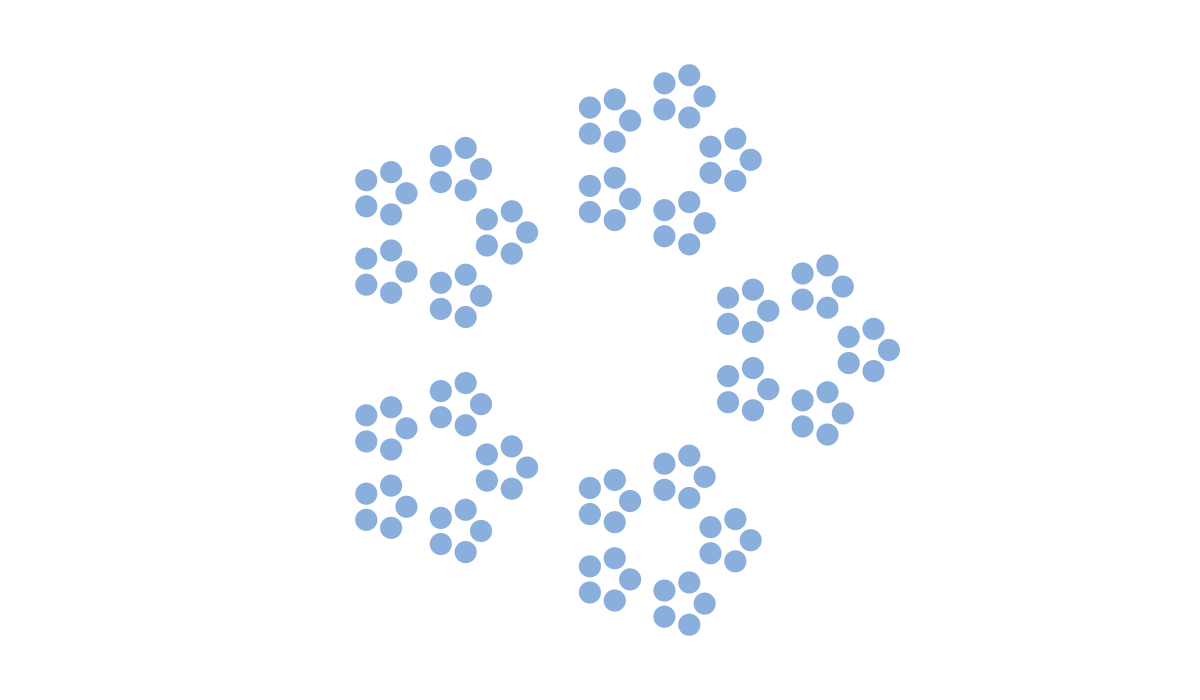
Frame 1 (no input)
Frame 60 (the mouse pressed at the canvas centre just before this capture): identical to frame 1, image omitted
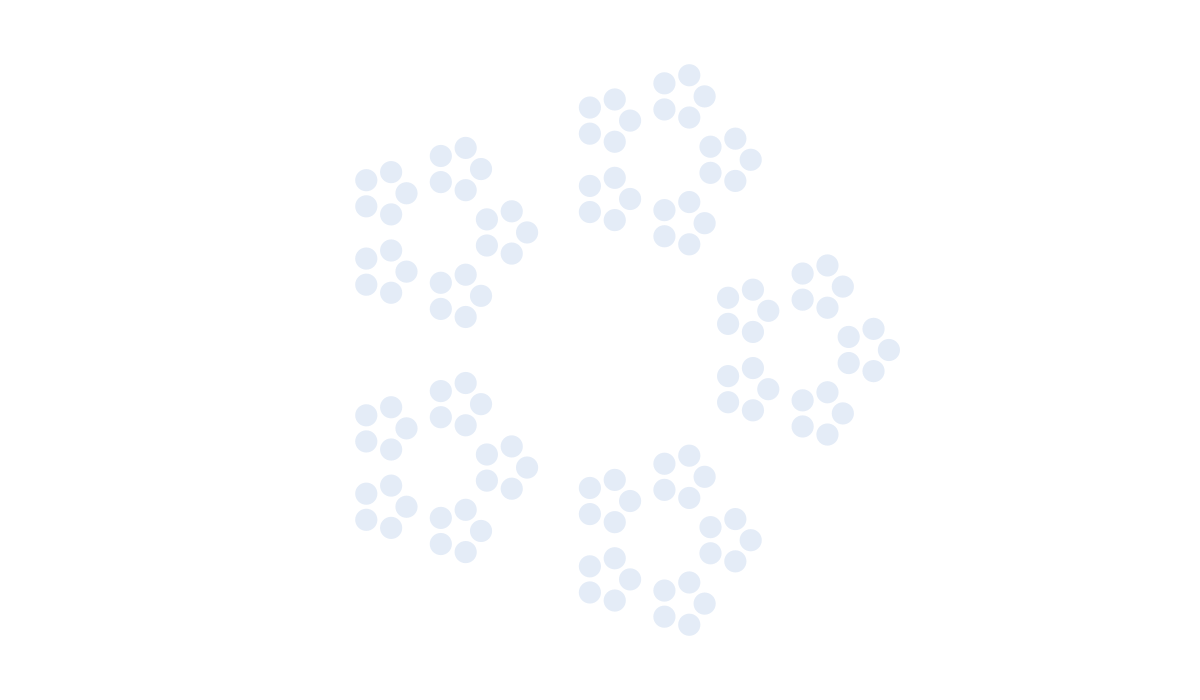
Frame 120 (the mouse held since frame 60 and released just before this capture)

The Processing sketch that drew these frames (run headless with seeded random() and noise(); from frame 60 on, the mouse is pressed at the canvas centre):

// Processing sketch: circle_fractal
// ── circle_fractal.pde
void setup() {
  size(1200, 700); 
}

int circles = 5;
float size_factor = 3;
int depth = 3;
boolean draw_inside = false;
color backgroundColor = color(255, 255, 255);
float opacity = 180;
float size = 200;
boolean useStroke = false;
boolean useFill = true;
float hue = 213;

void draw() {
  background(backgroundColor);
    
  if (useStroke) stroke(0);
  else noStroke();
  
  noFill();
  
  if (mouseX > 0) {
    opacity =  (255.0 / mouseX) * 100;
  }
  
  fractal(width / 2, height / 2, size, depth);
}

void fractal(float centerX, float centerY, float size, int depth) {
  
  if (depth <= 0) return;
  
  if (draw_inside) {
    fillTheColor(depth);
    ellipse(centerX, centerY, size, size);
    fractal(centerX, centerY, size / size_factor, depth - 1);
  }
  
  for (int i = 1; i <= circles; i++) {
    float newCenterX = centerX + cos((TWO_PI / circles) * i) * size;
    float newCenterY = centerY + sin((TWO_PI / circles) * i) * size; 
  
    fillTheColor(depth);
    ellipse(newCenterX, newCenterY, size, size);
        
    fractal(newCenterX, newCenterY, size / size_factor, depth - 1);
  } 
}

void fillTheColor(int depth) {
  if (useFill) {
    colorMode(HSB, 360, 100, 100);
    color fillColor = color(hue, 56, 81);
    
    if (depth == 1) fill(fillColor, opacity); 
    else noFill();
  }
}

void keyPressed() {
  if (key == 'q') {
    if (circles > 1) circles--;
  }
  if (key == 'w') {
    if (circles < 10) circles++;
  }
  if (key == 'a') {
    if (size_factor > 2) size_factor--;
  }
  if (key == 's') {
    if (size_factor < 5) size_factor++;
  }  
  if (key == 'z') {
    if (depth > 1) depth--;
  }
  if (key == 'x') {
    if (depth < 5) depth++;
  } 
  if (key == 'd') {
    draw_inside = !draw_inside;
  }
  if (key == 'e') {
    useStroke = !useStroke;    
  }
  if (key == 'r') {
    hue = random(360);    
  }
  if (key == 't') {
    useFill = !useFill;
  }
}
